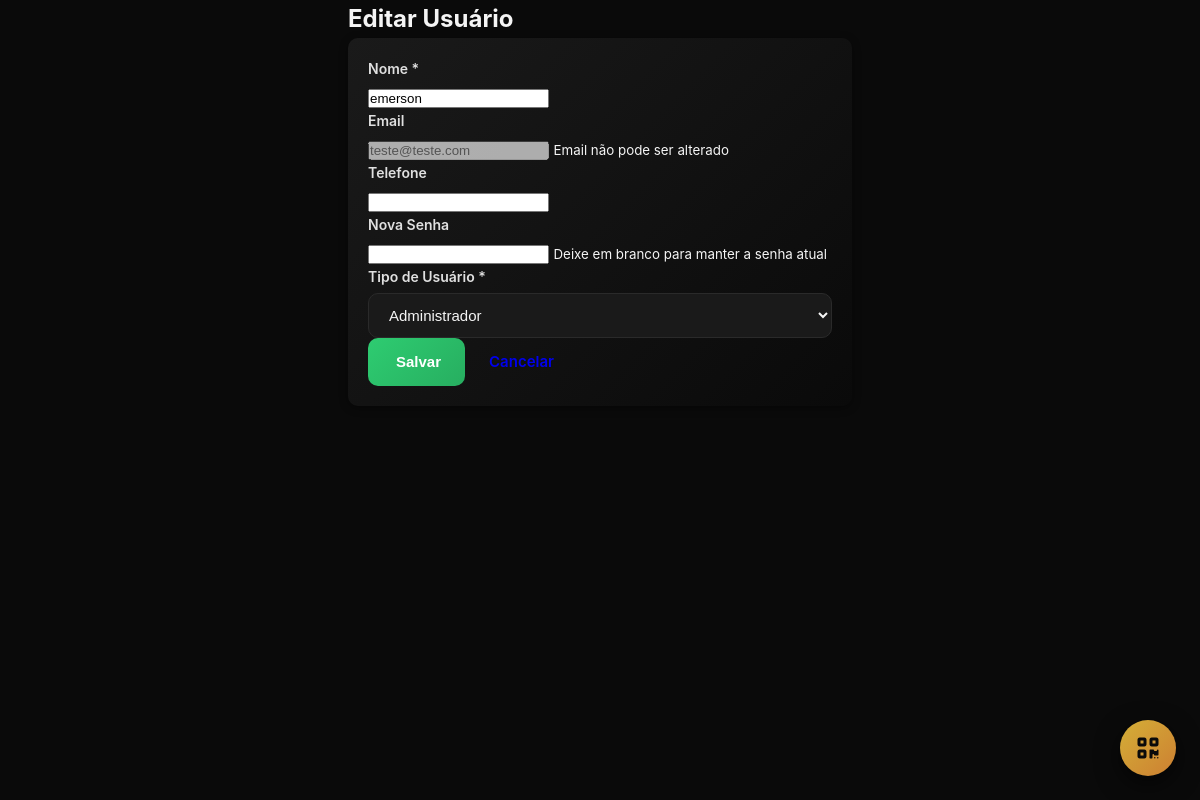
The app's page /users/1/edit (signed in) with its own data.
### models/user.py (models this page shows, shortened)
class User(UserMixin, db.Model):
    __tablename__ = 'user'
    id = db.Column(db.Integer, primary_key=True)
    email = db.Column(db.String(120), unique=True, nullable=False)
    password_hash = db.Column(db.String(200), nullable=False)
    name = db.Column(db.String(100), nullable=False)
    phone = db.Column(db.String(20))
    photo_url = db.Column(db.String(500))
    role = db.Column(db.String(20), default='tech_responsible')
    company_id = db.Column(db.Integer, db.ForeignKey('company.id'), nullable=False)
    created_at = db.Column(db.DateTime, default=datetime.utcnow)
    last_login = db.Column(db.DateTime)
    is_active = db.Column(db.Boolean, default=True)

### routes/users.py (the view, shortened to what this page needs)
@users_bp.route('/<int:id>/edit', methods=['GET', 'POST'])
@login_required
@admin_required
def edit(id):
    user = User.query.filter_by(
        id=id,
        company_id=current_user.company_id
    ).first_or_404()
    return render_template('users/edit.html', user=user)

### main.py (called while the page is built)
@login_manager.user_loader
def load_user(user_id):
    from models.user import User
    return User.query.get(int(user_id))

### routes/users.py (called while the page is built)
def admin_required(f):
    from functools import wraps
    @wraps(f)
    def decorated_function(*args, **kwargs):
        if current_user.role != 'admin':
            flash('Acesso restrito a administradores.', 'danger')
            return redirect(url_for('dashboard'))
        return f(*args, **kwargs)
    return decorated_function

### templates/users/edit.html (shortened to what this page needs)
{% extends "base.html" %}
{% block content %}
<div class="container py-4" style="max-width: 600px;">
    <h2 class="text-white mb-4">
         Editar Usuário
    </h2>
    <div class="card bg-dark border-secondary">
        <div class="card-body">
            <form method="POST" action="{{ url_for('users.edit', id=user.id) }}">
                <div class="mb-3">
                    <label class="form-label text-white">Nome *</label>
                    <input type="text" name="name" class="form-control bg-dark text-white border-secondary" value="{{ user.name }}" required>
                </div>
                <div class="mb-3">
                    <label class="form-label text-white">Email</label>
                    <input type="email" class="form-control bg-dark text-white border-secondary" value="{{ user.email }}" disabled>
                    <small class="text-muted">Email não pode ser alterado</small>
                </div>
                <div class="mb-3">
                    <label class="form-label text-white">Telefone</label>
                    <input type="tel" name="phone" class="form-control bg-dark text-white border-secondary" value="{{ user.phone or '' }}">
                </div>
                <div class="mb-3">
                    <label class="form-label text-white">Nova Senha</label>
                    <input type="password" name="password" class="form-control bg-dark text-white border-secondary" minlength="6">
                    <small class="text-muted">Deixe em branco para manter a senha atual</small>
                </div>
                <div class="mb-4">
                    <label class="form-label text-white">Tipo de Usuário *</label>
                    <select name="role" class="form-select bg-dark text-white border-secondary">
                        <option value="admin" {% if user.role == 'admin' %}selected{% endif %}>Administrador</option>
                    </select>
                </div>
                <div class="d-flex gap-2">
                    <button type="submit" class="btn btn-success">
                         Salvar
                    </button>
                    <a href="{{ url_for('users.index') }}" class="btn btn-outline-secondary">Cancelar</a>
                </div>
            </form>
        </div>
    </div>
</div>
{% endblock %}

### templates/base.html (style rules this page uses)
* { margin: 0; padding: 0; box-sizing: border-box; }
:root { --black-deep: #0a0a0a; --gray-darkest: #1a1a1a; --gray-dark: #2a2a2a; --gray-medium: #3a3a3a; --gray-light: #505050; --gray-lighter: #707070; --white-soft: #f5f5f5; --white-muted: #e0e0e0; --gold: #d4af37; --bronze: #cd7f32; --gold-dark: #b8941f; --success: #2ecc71; --warning: #f39c12; --danger: #e74c3c; --info: #3498db; --spacing-xs: 4px; --spacing-sm: 8px; --spacing-md: 16px; --spacing-lg: 24px; --spacing-xl: 32px; --radius-sm: 6px; --radius-md: 10px; --radius-lg: 14px; --shadow-sm: 0 2px 8px rgba(0, 0, 0, 0.4); --shadow-md: 0 4px 16px rgba(0, 0, 0, 0.5); --shadow-lg: 0 8px 24px rgba(0, 0, 0, 0.6); --bottom-nav-height: 70px; --header-height: 60px; --max-width: 1200px; }
body { font-family: -apple-system, BlinkMacSystemFont, 'Segoe UI', 'Roboto', 'Helvetica', 'Arial', sans-serif; background: var(--black-deep); color: var(--white-soft); line-height: 1.6; -webkit-font-smoothing: antialiased; -moz-osx-font-smoothing: grayscale; }
.container { width: 100%; max-width: var(--max-width); margin: 0 auto; padding: 0 var(--spacing-md); }
.btn { display: inline-flex; align-items: center; justify-content: center; gap: var(--spacing-xs); padding: 12px 24px; border: none; border-radius: var(--radius-md); font-size: 15px; font-weight: 600; cursor: pointer; transition: all 0.3s ease; text-decoration: none; white-space: nowrap; }
.btn-success { background: linear-gradient(135deg, #2ecc71 0%, #27ae60 100%); color: white; }
.card { background: linear-gradient(135deg, var(--gray-darkest) 0%, var(--black-deep) 100%); border-radius: var(--radius-md); padding: var(--spacing-md); box-shadow: var(--shadow-sm); transition: all 0.3s ease; }
.form-label { display: block; margin-bottom: var(--spacing-xs); font-weight: 600; font-size: 14px; color: var(--white-muted); }
.form-input, .form-select, .form-textarea { width: 100%; padding: 12px 16px; background: var(--gray-darkest); border: 1px solid var(--gray-dark); border-radius: var(--radius-md); color: var(--white-soft); font-size: 15px; transition: all 0.3s ease; }
@media (min-width: 768px) { .container { padding: 0 var(--spacing-lg); } }
@media (min-width: 1024px) { :root { --spacing-md: 20px; --spacing-lg: 32px; --spacing-xl: 48px; } }
@media (min-width: 1024px) { .container { padding: 0 var(--spacing-xl); } }
.d-flex { display: flex; }

### records on screen
User: name "emerson", email "teste@teste.com", role "Administrador"
